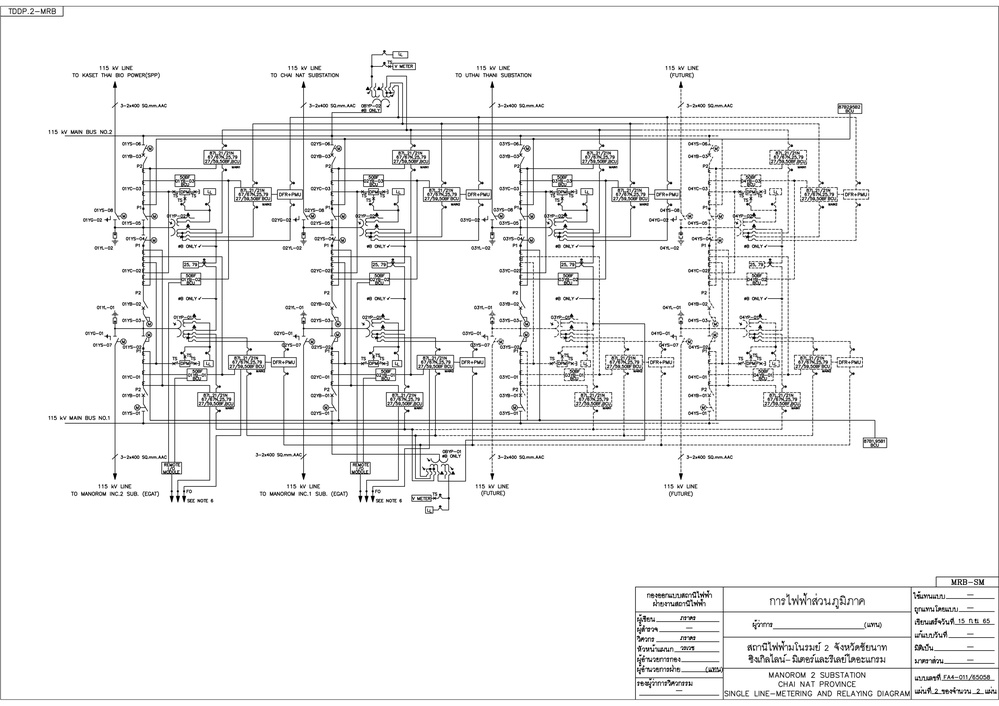
#> input picture images/mrb-Manorom2-sm-bh.jpg, 999 x 706 px, shrunk from 4963 x 3509 before the run
$ python x_hough.py
#> lines starting #> are read from the running program, lines starting #| are printed output that depends on the picture; after the words box and inside, x2 and y2 are one past the last pixel; in counts of white or black regions, pixels touching at a corner belong together
import cv2
import numpy as np

# Load image
image = cv2.imread("./images/mrb-Manorom2-sm-bh.jpg")
#> image is the input picture: shape (706, 999, 3); min 0, max 255, mean 241.9

# Convert image to grayscale
gray = cv2.cvtColor(image, cv2.COLOR_BGR2GRAY)

# Use canny edge detection
edges = cv2.Canny(gray, 50, 150, apertureSize=3)
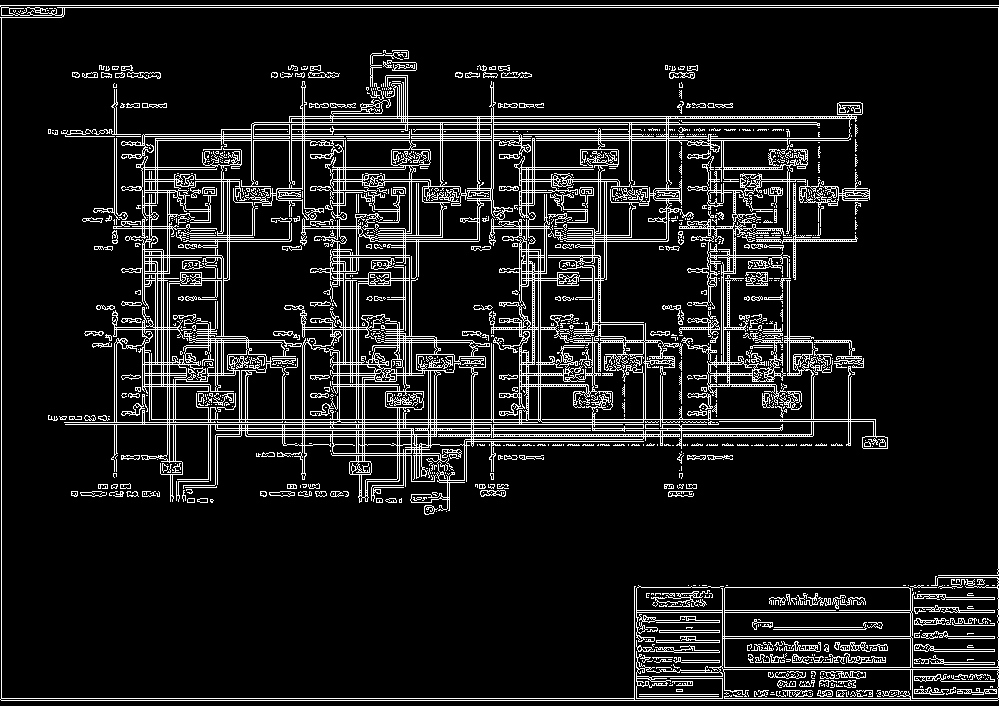
#> edges: shape (706, 999); 10.9% white in thin lines or dots

# Apply HoughLinesP method to
# to directly obtain line end points
lines_list = []
lines = cv2.HoughLinesP(
    edges,  # Input edge image
    1,  # Distance resolution in pixels
    np.pi / 180,  # Angle resolution in radians
    threshold=100,  # Min number of votes for valid line
    minLineLength=5,  # Min allowed length of line
    maxLineGap=10,  # Max allowed gap between line for joining them
)
#> lines = 575 rows, first 6: [57, 7, 998, 7], [1, 698, 997, 698], [0, 5, 998, 5], [1, 700, 997, 700], [142, 138, 850, 138], [1, 697, 1, 7]

# Iterate over points
for points in lines:
    # Extracted points nested in the list
    x1, y1, x2, y2 = points[0]
    # Draw the lines joing the points
    # On the original image
    cv2.line(image, (x1, y1), (x2, y2), (0, 255, 0), 2)
    # Maintain a simples lookup list for points
    lines_list.append([(x1, y1), (x2, y2)])
#> this loop made 575 passes
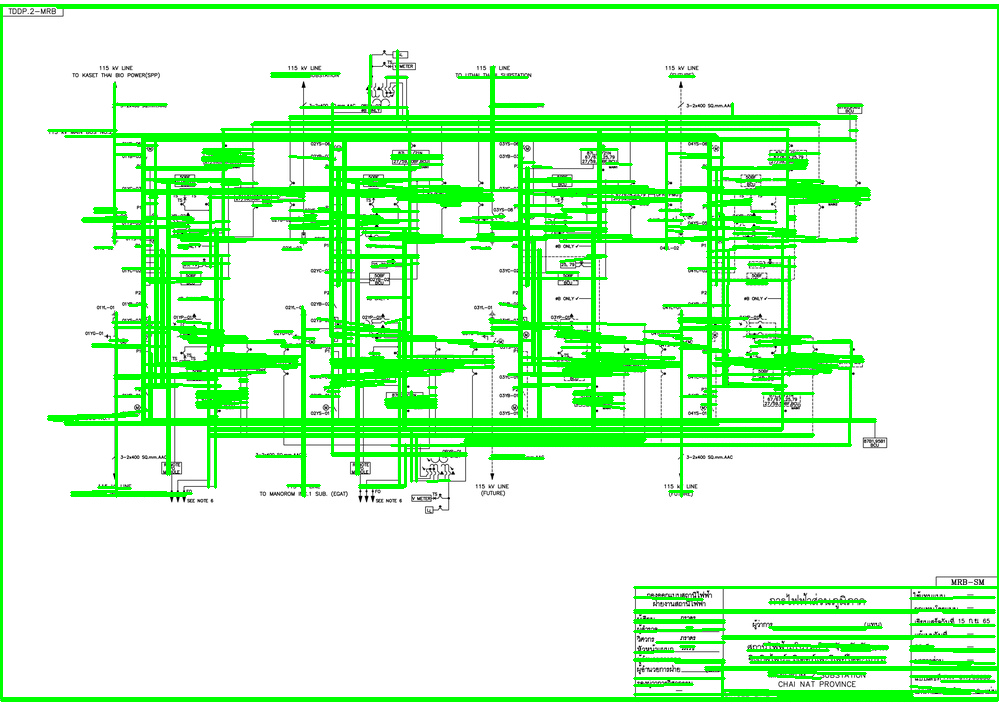
#> image: shape (706, 999, 3); 18.98% of pixels changed, all inside (x1, y1, x2, y2) = (0, 4, 999, 702)
#> after the loop, lines_list = 575 items

# Save the result image
cv2.imwrite("detectedLines.png", image)

$ run again, with images/filled_missed-1-22dpm.jpg copied over images/mrb-Manorom2-sm-bh.jpg
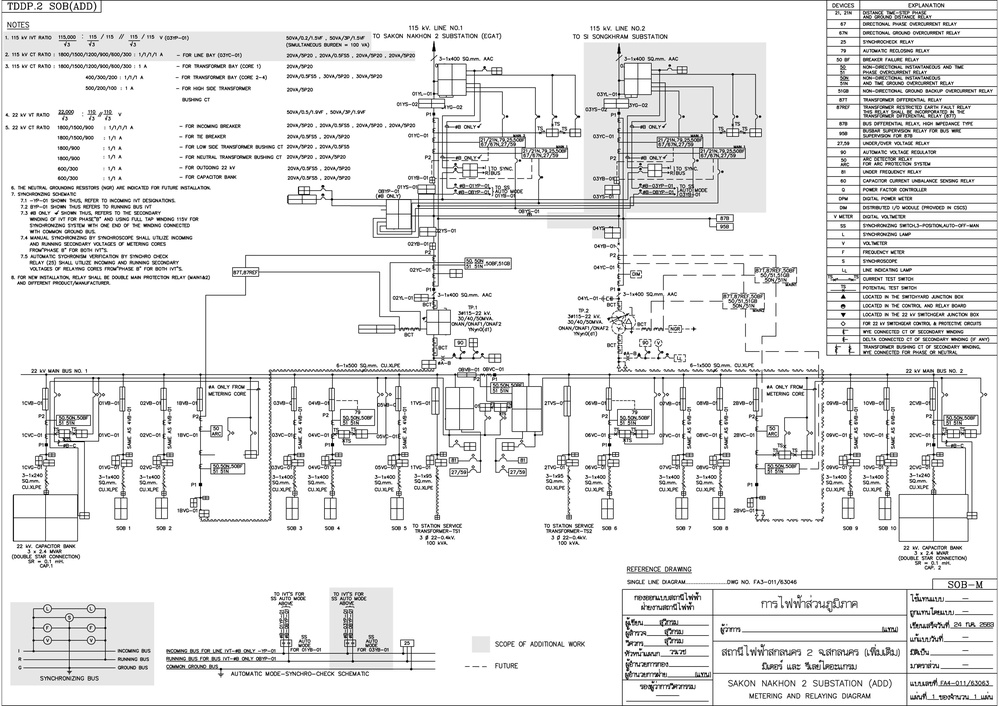
#> input picture images/filled_missed-1-22dpm.jpg, 999 x 706 px, shrunk from 4963 x 3509 before the run
#> image is the input picture: shape (706, 999, 3); min 0, max 255, mean 232.1
#> `edges = cv2.Canny(gray, 50, 150, apertureSize=3)`:
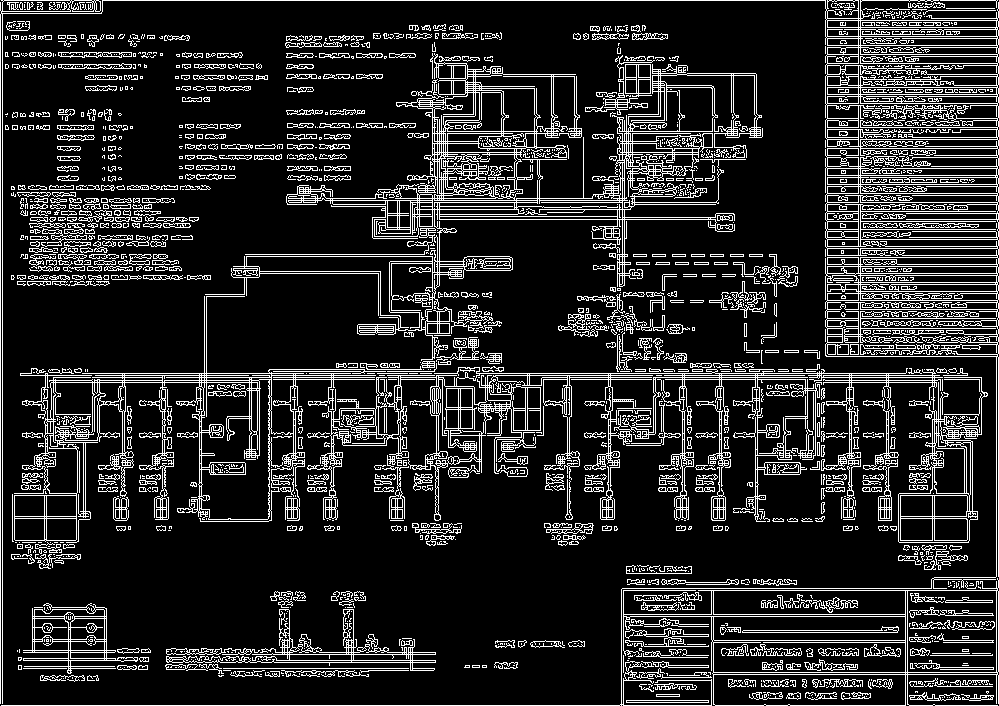
#> edges: shape (706, 999); 15.5% white in thin lines or dots
#> lines = 1491 rows, first 6: [542, 377, 981, 377], [1, 0, 997, 0], [1, 705, 997, 705], [60, 373, 935, 373], [20, 375, 967, 375], [2, 703, 2, 2]
#> the loop `for points in lines:` made 1491 passes
#> after the loop `for points in lines:`:
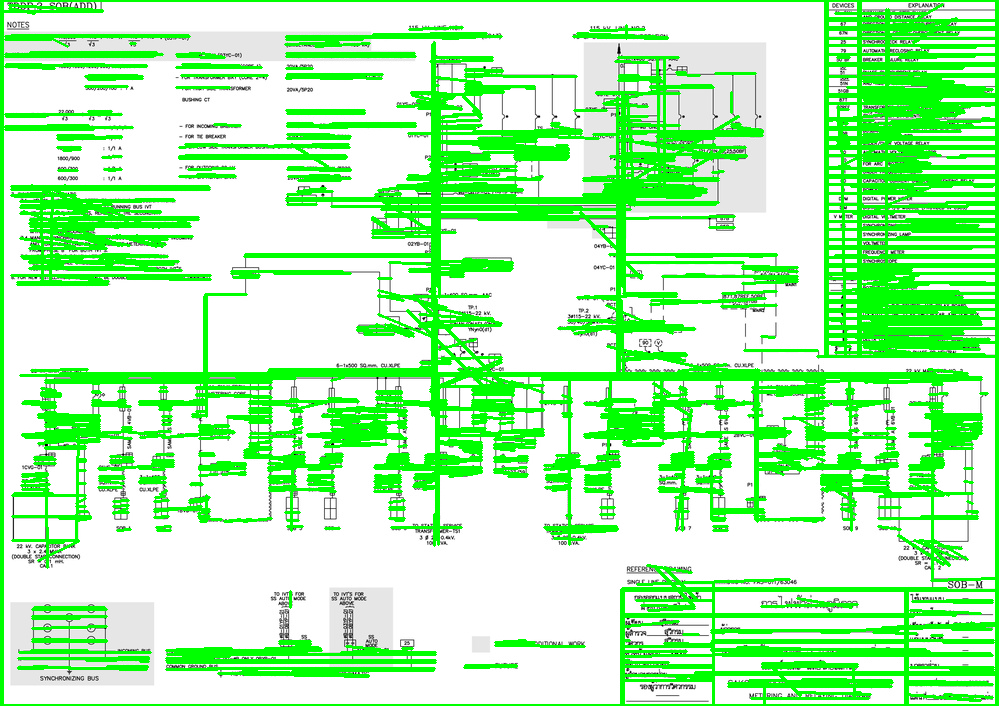
#> image: shape (706, 999, 3); mean B, G, R 175.1, 248.2, 175.1
#> after the loop `for points in lines:`: lines_list = 1491 items
